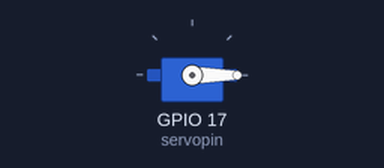
A program run on a simulated Raspberry Pi (BCM pin numbers). Shown: servo. Servo angles are drawn from the pulse width (0.5 ms = 0°, 2.5 ms = 180°).

Above: at 2.05 s.
At 4.0 s:
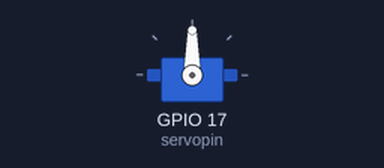
At 5.95 s:
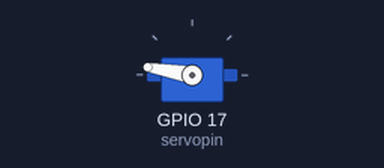
At 9.9 s:
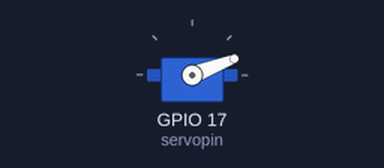
Timing chart, 0 to 12.9 s (numbered marks = the images above):
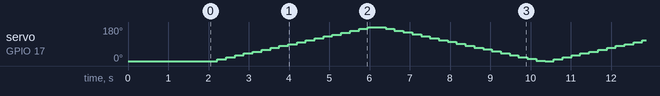

The program:

13_servo.py
```python
#!/usr/bin/env python

import RPi.GPIO as GPIO
import time
import signal
import atexit

atexit.register(GPIO.cleanup)

servopin = 17
GPIO.setmode(GPIO.BCM)
GPIO.setup(servopin, GPIO.OUT, initial=False)
p = GPIO.PWM(servopin,50)
p.start(0)
time.sleep(2)

while(True):
	for i in range(0,181,10):
		p.ChangeDutyCycle(2.5 + 10 * i / 180)
		time.sleep(0.02)
		p.ChangeDutyCycle(0)
		time.sleep(0.2)

	for i in range(181,0,-10):
		p.ChangeDutyCycle(2.5 + 10 * i / 180)
		time.sleep(0.02)
		p.ChangeDutyCycle(0)
		time.sleep(0.2)
```
